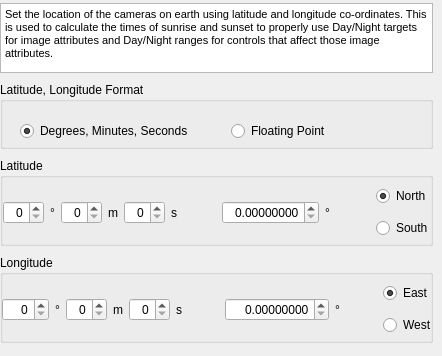
      <widget class="QWidget" name="tabLatLon">
       <attribute name="title">
        <string>Lat/Lon</string>
       </attribute>
       <widget class="QWidget" name="verticalLayoutWidget_3">
        <property name="geometry">
         <rect>
          <x>0</x>
          <y>0</y>
          <width>433</width>
          <height>347</height>
         </rect>
        </property>
        <layout class="QVBoxLayout" name="verticalLayout_3">
         <item>
          <widget class="QTextBrowser" name="textBrowser_4">
           <property name="enabled">
            <bool>true</bool>
           </property>
           <property name="sizePolicy">
            <sizepolicy hsizetype="Preferred" vsizetype="Fixed">
             <horstretch>0</horstretch>
             <verstretch>0</verstretch>
            </sizepolicy>
           </property>
           <property name="minimumSize">
            <size>
             <width>0</width>
             <height>0</height>
            </size>
           </property>
           <property name="maximumSize">
            <size>
             <width>16777215</width>
             <height>16777215</height>
            </size>
           </property>
           <property name="font">
            <font>
             <pointsize>8</pointsize>
            </font>
           </property>
           <property name="sizeAdjustPolicy">
            <enum>QAbstractScrollArea::AdjustToContents</enum>
           </property>
           <property name="html">
            <string>&lt;!DOCTYPE HTML PUBLIC &quot;-//W3C//DTD HTML 4.0//EN&quot; &quot;http://www.w3.org/TR/REC-html40/strict.dtd&quot;&gt;
&lt;html&gt;&lt;head&gt;&lt;meta name=&quot;qrichtext&quot; content=&quot;1&quot; /&gt;&lt;meta charset=&quot;utf-8&quot; /&gt;&lt;style type=&quot;text/css&quot;&gt;
p, li { white-space: pre-wrap; }
hr { height: 1px; border-width: 0; }
li.unchecked::marker { content: &quot;\2610&quot;; }
li.checked::marker { content: &quot;\2612&quot;; }
&lt;/style&gt;&lt;/head&gt;&lt;body style=&quot; font-family:'Cantarell'; font-size:8pt; font-weight:400; font-style:normal;&quot;&gt;
&lt;p style=&quot; margin-top:0px; margin-bottom:0px; margin-left:0px; margin-right:0px; -qt-block-indent:0; text-indent:0px;&quot;&gt;Set the location of the cameras on earth using latitude and longitude co-ordinates. This is used to calculate the times of sunrise and sunset to properly use Day/Night targets for image attributes and Day/Night ranges for controls that affect those image attributes.&lt;/p&gt;&lt;/body&gt;&lt;/html&gt;</string>
           </property>
          </widget>
         </item>
         <item>
          <widget class="QGroupBox" name="gbLatLonFormat">
           <property name="maximumSize">
            <size>
             <width>16777215</width>
             <height>67</height>
            </size>
           </property>
           <property name="title">
            <string>Latitude, Longitude Format</string>
           </property>
           <widget class="QRadioButton" name="rbDMS">
            <property name="geometry">
             <rect>
              <x>20</x>
              <y>37</y>
              <width>205</width>
              <height>24</height>
             </rect>
            </property>
            <property name="text">
             <string>Degrees, Minutes, Seconds</string>
            </property>
            <property name="checked">
             <bool>true</bool>
            </property>
           </widget>
           <widget class="QRadioButton" name="rbFloat">
            <property name="geometry">
             <rect>
              <x>231</x>
              <y>37</y>
              <width>120</width>
              <height>24</height>
             </rect>
            </property>
            <property name="text">
             <string>Floating Point</string>
            </property>
           </widget>
          </widget>
         </item>
         <item>
          <widget class="QGroupBox" name="gbLatitude">
           <property name="maximumSize">
            <size>
             <width>16777215</width>
             <height>88</height>
            </size>
           </property>
           <property name="title">
            <string>Latitude</string>
           </property>
           <widget class="QWidget" name="layoutWidget_3">
            <property name="geometry">
             <rect>
              <x>0</x>
              <y>22</y>
              <width>433</width>
              <height>65</height>
             </rect>
            </property>
            <layout class="QHBoxLayout" name="horizontalLayout_9">
             <property name="leftMargin">
              <number>3</number>
             </property>
             <item>
              <widget class="QSpinBox" name="sbLatDegrees">
               <property name="alignment">
                <set>Qt::AlignRight|Qt::AlignTrailing|Qt::AlignVCenter</set>
               </property>
               <property name="minimum">
                <number>0</number>
               </property>
               <property name="maximum">
                <number>90</number>
               </property>
               <property name="singleStep">
                <number>1</number>
               </property>
               <property name="value">
                <number>0</number>
               </property>
              </widget>
             </item>
             <item>
              <widget class="QLabel" name="lblLatDegrees">
               <property name="text">
                <string>°</string>
               </property>
              </widget>
             </item>
             <item>
              <widget class="QSpinBox" name="sbLatMinutes">
               <property name="alignment">
                <set>Qt::AlignRight|Qt::AlignTrailing|Qt::AlignVCenter</set>
               </property>
               <property name="maximum">
                <number>59</number>
               </property>
               <property name="value">
                <number>0</number>
               </property>
              </widget>
             </item>
             <item>
              <widget class="QLabel" name="lblLatMinutes">
               <property name="text">
                <string>m</string>
               </property>
              </widget>
             </item>
             <item>
              <widget class="QSpinBox" name="sbLatSeconds">
               <property name="alignment">
                <set>Qt::AlignRight|Qt::AlignTrailing|Qt::AlignVCenter</set>
               </property>
               <property name="maximum">
                <number>59</number>
               </property>
              </widget>
             </item>
             <item>
              <widget class="QLabel" name="lblLatSeconds">
               <property name="text">
                <string>s</string>
               </property>
              </widget>
             </item>
             <item>
              <spacer name="horizontalSpacer_13">
               <property name="orientation">
                <enum>Qt::Horizontal</enum>
               </property>
               <property name="sizeHint" stdset="0">
                <size>
                 <width>40</width>
                 <height>20</height>
                </size>
               </property>
              </spacer>
             </item>
             <item>
              <widget class="QDoubleSpinBox" name="dsbLatFloat">
               <property name="alignment">
                <set>Qt::AlignRight|Qt::AlignTrailing|Qt::AlignVCenter</set>
               </property>
               <property name="decimals">
                <number>8</number>
               </property>
               <property name="minimum">
                <double>0.000000000000000</double>
               </property>
               <property name="maximum">
                <double>90.000000000000000</double>
               </property>
               <property name="singleStep">
                <double>0.000278000000000</double>
               </property>
               <property name="stepType">
                <enum>QAbstractSpinBox::DefaultStepType</enum>
               </property>
               <property name="value">
                <double>0.000000000000000</double>
               </property>
              </widget>
             </item>
             <item>
              <widget class="QLabel" name="lblLatFloat">
               <property name="text">
                <string>°</string>
               </property>
              </widget>
             </item>
             <item>
              <spacer name="horizontalSpacer_14">
               <property name="orientation">
                <enum>Qt::Horizontal</enum>
               </property>
               <property name="sizeHint" stdset="0">
                <size>
                 <width>40</width>
                 <height>20</height>
                </size>
               </property>
              </spacer>
             </item>
             <item>
              <layout class="QVBoxLayout" name="verticalLayout_4">
               <item>
                <widget class="QRadioButton" name="rbLatNorth">
                 <property name="text">
                  <string>North</string>
                 </property>
                 <property name="checked">
                  <bool>true</bool>
                 </property>
                </widget>
               </item>
               <item>
                <widget class="QRadioButton" name="rbLatSouth">
                 <property name="text">
                  <string>South</string>
                 </property>
                </widget>
               </item>
              </layout>
             </item>
            </layout>
           </widget>
          </widget>
         </item>
         <item>
          <widget class="QGroupBox" name="bLongitude">
           <property name="maximumSize">
            <size>
             <width>16777215</width>
             <height>88</height>
            </size>
           </property>
           <property name="title">
            <string>Longitude</string>
           </property>
           <widget class="QWidget" name="horizontalLayoutWidget_5">
            <property name="geometry">
             <rect>
              <x>0</x>
              <y>22</y>
              <width>441</width>
              <height>65</height>
             </rect>
            </property>
            <layout class="QHBoxLayout" name="horizontalLayout_10">
             <property name="leftMargin">
              <number>2</number>
             </property>
             <property name="rightMargin">
              <number>4</number>
             </property>
             <item>
              <widget class="QSpinBox" name="sbLonDegrees">
               <property name="alignment">
                <set>Qt::AlignRight|Qt::AlignTrailing|Qt::AlignVCenter</set>
               </property>
               <property name="minimum">
                <number>0</number>
               </property>
               <property name="maximum">
                <number>180</number>
               </property>
               <property name="singleStep">
                <number>1</number>
               </property>
               <property name="value">
                <number>0</number>
               </property>
              </widget>
             </item>
             <item>
              <widget class="QLabel" name="lblLonDegrees">
               <property name="text">
                <string>°</string>
               </property>
              </widget>
             </item>
             <item>
              <widget class="QSpinBox" name="sbLonMinutes">
               <property name="alignment">
                <set>Qt::AlignRight|Qt::AlignTrailing|Qt::AlignVCenter</set>
               </property>
               <property name="maximum">
                <number>59</number>
               </property>
               <property name="value">
                <number>0</number>
               </property>
              </widget>
             </item>
             <item>
              <widget class="QLabel" name="lblLonMinutes">
               <property name="text">
                <string>m</string>
               </property>
              </widget>
             </item>
             <item>
              <widget class="QSpinBox" name="sbLonSeconds">
               <property name="alignment">
                <set>Qt::AlignRight|Qt::AlignTrailing|Qt::AlignVCenter</set>
               </property>
               <property name="maximum">
                <number>59</number>
               </property>
              </widget>
             </item>
             <item>
              <widget class="QLabel" name="lblLonSeconds">
               <property name="text">
                <string>s</string>
               </property>
              </widget>
             </item>
             <item>
              <spacer name="horizontalSpacer_15">
               <property name="orientation">
                <enum>Qt::Horizontal</enum>
               </property>
               <property name="sizeHint" stdset="0">
                <size>
                 <width>40</width>
                 <height>20</height>
                </size>
               </property>
              </spacer>
             </item>
             <item>
              <widget class="QDoubleSpinBox" name="dsbLonFloat">
               <property name="alignment">
                <set>Qt::AlignRight|Qt::AlignTrailing|Qt::AlignVCenter</set>
               </property>
               <property name="decimals">
                <number>8</number>
               </property>
               <property name="minimum">
                <double>0.000000000000000</double>
               </property>
               <property name="maximum">
                <double>180.000000000000000</double>
               </property>
               <property name="singleStep">
                <double>0.000278000000000</double>
               </property>
               <property name="stepType">
                <enum>QAbstractSpinBox::DefaultStepType</enum>
               </property>
               <property name="value">
                <double>0.000000000000000</double>
               </property>
              </widget>
             </item>
             <item>
              <widget class="QLabel" name="lblLonFloat">
               <property name="text">
                <string>°</string>
               </property>
              </widget>
             </item>
             <item>
              <spacer name="horizontalSpacer_16">
               <property name="orientation">
                <enum>Qt::Horizontal</enum>
               </property>
               <property name="sizeHint" stdset="0">
                <size>
                 <width>40</width>
                 <height>20</height>
                </size>
               </property>
              </spacer>
             </item>
             <item>
              <layout class="QVBoxLayout" name="verticalLayout_5">
               <item>
                <widget class="QRadioButton" name="rbLonEast">
                 <property name="text">
                  <string>East</string>
                 </property>
                 <property name="checked">
                  <bool>true</bool>
                 </property>
                </widget>
               </item>
               <item>
                <widget class="QRadioButton" name="rbLonWest">
                 <property name="sizePolicy">
                  <sizepolicy hsizetype="Minimum" vsizetype="Fixed">
                   <horstretch>0</horstretch>
                   <verstretch>0</verstretch>
                  </sizepolicy>
                 </property>
                 <property name="text">
                  <string>West</string>
                 </property>
                </widget>
               </item>
              </layout>
             </item>
            </layout>
           </widget>
          </widget>
         </item>
        </layout>
       </widget>
      </widget>
